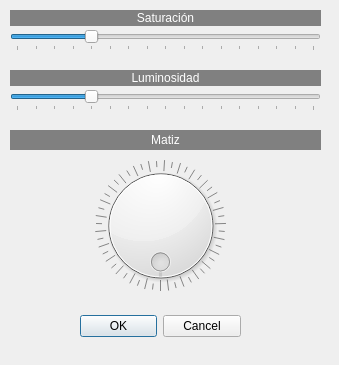
<?xml version="1.0" encoding="UTF-8"?>
<ui version="4.0">
 <class>mat_sat_lum</class>
 <widget class="QDialog" name="mat_sat_lum">
  <property name="geometry">
   <rect>
    <x>0</x>
    <y>0</y>
    <width>339</width>
    <height>365</height>
   </rect>
  </property>
  <property name="windowTitle">
   <string>Dialog</string>
  </property>
  <widget class="QDialogButtonBox" name="buttonBox">
   <property name="geometry">
    <rect>
     <x>80</x>
     <y>310</y>
     <width>161</width>
     <height>32</height>
    </rect>
   </property>
   <property name="orientation">
    <enum>Qt::Horizontal</enum>
   </property>
   <property name="standardButtons">
    <set>QDialogButtonBox::Cancel|QDialogButtonBox::Ok</set>
   </property>
  </widget>
  <widget class="QSlider" name="horizontalSlider">
   <property name="geometry">
    <rect>
     <x>10</x>
     <y>30</y>
     <width>311</width>
     <height>21</height>
    </rect>
   </property>
   <property name="minimum">
    <number>0</number>
   </property>
   <property name="maximum">
    <number>400</number>
   </property>
   <property name="pageStep">
    <number>16</number>
   </property>
   <property name="value">
    <number>100</number>
   </property>
   <property name="orientation">
    <enum>Qt::Horizontal</enum>
   </property>
   <property name="tickPosition">
    <enum>QSlider::TicksBelow</enum>
   </property>
   <property name="tickInterval">
    <number>25</number>
   </property>
  </widget>
  <widget class="QLabel" name="label">
   <property name="geometry">
    <rect>
     <x>10</x>
     <y>10</y>
     <width>311</width>
     <height>16</height>
    </rect>
   </property>
   <property name="styleSheet">
    <string notr="true">background-color: rgb(128, 128, 128);
color: rgb(255, 255, 255);</string>
   </property>
   <property name="text">
    <string>Saturación</string>
   </property>
   <property name="alignment">
    <set>Qt::AlignCenter</set>
   </property>
  </widget>
  <widget class="QLabel" name="label_2">
   <property name="geometry">
    <rect>
     <x>10</x>
     <y>130</y>
     <width>311</width>
     <height>20</height>
    </rect>
   </property>
   <property name="styleSheet">
    <string notr="true">background-color: rgb(128, 128, 128);
color: rgb(255, 255, 255);</string>
   </property>
   <property name="text">
    <string>Matiz</string>
   </property>
   <property name="alignment">
    <set>Qt::AlignCenter</set>
   </property>
  </widget>
  <widget class="QDial" name="dial">
   <property name="geometry">
    <rect>
     <x>90</x>
     <y>160</y>
     <width>141</width>
     <height>131</height>
    </rect>
   </property>
   <property name="maximum">
    <number>255</number>
   </property>
   <property name="wrapping">
    <bool>true</bool>
   </property>
   <property name="notchTarget">
    <double>5.000000000000000</double>
   </property>
   <property name="notchesVisible">
    <bool>true</bool>
   </property>
  </widget>
  <widget class="QLabel" name="label_3">
   <property name="geometry">
    <rect>
     <x>10</x>
     <y>70</y>
     <width>311</width>
     <height>16</height>
    </rect>
   </property>
   <property name="styleSheet">
    <string notr="true">background-color: rgb(128, 128, 128);
color: rgb(255, 255, 255);</string>
   </property>
   <property name="text">
    <string>Luminosidad</string>
   </property>
   <property name="alignment">
    <set>Qt::AlignCenter</set>
   </property>
  </widget>
  <widget class="QSlider" name="horizontalSlider_2">
   <property name="geometry">
    <rect>
     <x>10</x>
     <y>90</y>
     <width>311</width>
     <height>21</height>
    </rect>
   </property>
   <property name="minimum">
    <number>0</number>
   </property>
   <property name="maximum">
    <number>400</number>
   </property>
   <property name="pageStep">
    <number>16</number>
   </property>
   <property name="value">
    <number>100</number>
   </property>
   <property name="orientation">
    <enum>Qt::Horizontal</enum>
   </property>
   <property name="tickPosition">
    <enum>QSlider::TicksBelow</enum>
   </property>
   <property name="tickInterval">
    <number>25</number>
   </property>
  </widget>
 </widget>
 <resources/>
 <connections>
  <connection>
   <sender>buttonBox</sender>
   <signal>accepted()</signal>
   <receiver>mat_sat_lum</receiver>
   <slot>accept()</slot>
   <hints>
    <hint type="sourcelabel">
     <x>248</x>
     <y>254</y>
    </hint>
    <hint type="destinationlabel">
     <x>157</x>
     <y>274</y>
    </hint>
   </hints>
  </connection>
  <connection>
   <sender>buttonBox</sender>
   <signal>rejected()</signal>
   <receiver>mat_sat_lum</receiver>
   <slot>reject()</slot>
   <hints>
    <hint type="sourcelabel">
     <x>316</x>
     <y>260</y>
    </hint>
    <hint type="destinationlabel">
     <x>286</x>
     <y>274</y>
    </hint>
   </hints>
  </connection>
 </connections>
</ui>
